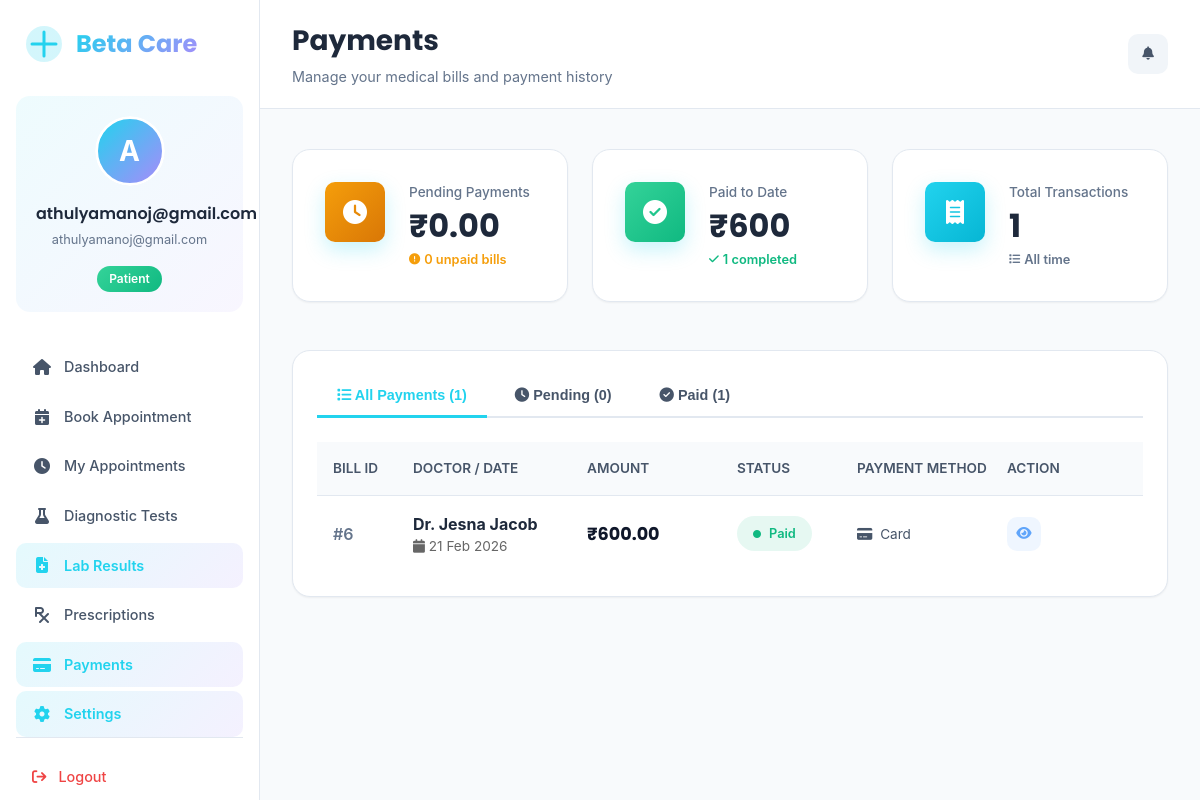
/patient/payments/ (signed in), run on an earlier commit of the app's database.
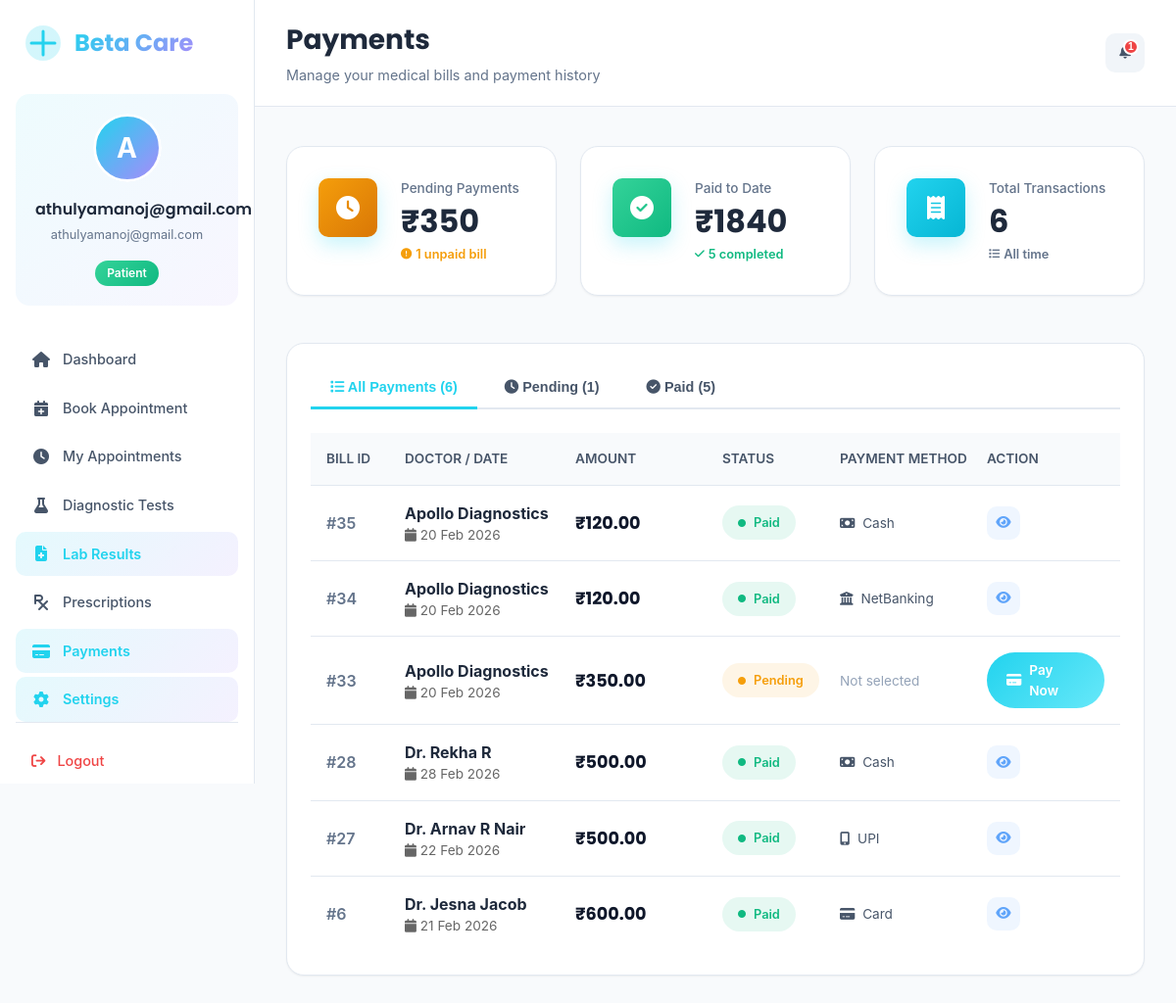
And on a later commit of the database.
### core/models.py (models this page shows, shortened)
class Payment(models.Model):
    PAYMENT_METHODS = [
        ('UPI', 'UPI'),
        ('Card', 'Card'),
        ('Cash', 'Cash'),
        ('NetBanking', 'Net Banking'),
    ]
    PAYMENT_STATUS = [
        ('Paid', 'Paid'),
        ('Pending', 'Pending'),
        ('Failed', 'Failed'),
    ]
    patient = models.ForeignKey(
        'PatientProfile',
        on_delete=models.CASCADE,
        related_name="payments"
    )
    appointment = models.ForeignKey(
        'Appointment',
        on_delete=models.CASCADE,
        related_name="payments",
        null=True,      # ✅ IMPORTANT
        blank=True      # ✅ IMPORTANT
    )
    test_booking = models.ForeignKey(
        'TestBooking',
        on_delete=models.CASCADE,
        null=True,
        blank=True,
        related_name="payments"
    )
    amount = models.DecimalField(max_digits=10, decimal_places=2)
    payment_method = models.CharField(
        max_length=20,
        choices=PAYMENT_METHODS
    )
    payment_status = models.CharField(
        max_length=20,
        choices=PAYMENT_STATUS,
        default="Pending"
    )
    payment_date = models.DateTimeField(auto_now_add=True)
    transaction_id = models.CharField(
        max_length=100,
        blank=True,
        null=True
    )

class Appointment(models.Model):
    STATUS_CHOICES = [
        ('Pending Payment', 'Pending Payment'),  # Initial status when appointment is created
        ('Scheduled', 'Scheduled'),              # After payment is completed
        ('Confirmed', 'Confirmed'),              # Doctor confirmed
        ('Completed', 'Completed'),              # Appointment finished
        ('Cancelled', 'Cancelled'),              # Appointment cancelled
        ('No Show', 'No Show'),                  # Patient didn't show up
    ]
    patient = models.ForeignKey(PatientProfile, on_delete=models.CASCADE)
    doctor = models.ForeignKey(DoctorProfile, on_delete=models.CASCADE)
    appointment_date = models.DateField()
    appointment_time = models.TimeField()
    reason = models.CharField(max_length=255)
    status = models.CharField(
        max_length=20,
        choices=STATUS_CHOICES,
        default="Pending Payment"  # Changed default
    )
    created_at = models.DateTimeField(auto_now_add=True)

class DoctorProfile(models.Model):
    user = models.OneToOneField(User, on_delete=models.CASCADE)
    department = models.CharField(max_length=100)
    specialization = models.CharField(max_length=100)
    license_number = models.CharField(max_length=50, blank=True, default="")
    experience = models.PositiveIntegerField(default=0, help_text="Years of experience")
    consultation_fee = models.DecimalField(
    max_digits=8,
    decimal_places=2,
    default=0.00,  # default value for new and existing rows
    help_text="Fee in INR"
)
    phone = models.CharField(max_length=15)
    bio = models.TextField(blank=True)
    status = models.CharField(max_length=20, default="Active")

class TestBooking(models.Model):
    STATUS_CHOICES = [
        ('Pending Payment', 'Pending Payment'),
        ('Booked', 'Booked'),
        ('Completed', 'Completed'),
        ('Cancelled', 'Cancelled'),
    ]
    patient = models.ForeignKey(PatientProfile, on_delete=models.CASCADE)
    test = models.ForeignKey(DiagnosticTest, on_delete=models.CASCADE)
    lab = models.ForeignKey(Lab, on_delete=models.CASCADE)
    booking_date = models.DateField()
    status = models.CharField(
        max_length=20,
        choices=STATUS_CHOICES,
        default='Pending Payment'
    )
    result_file = models.FileField(upload_to='test_results/', null=True, blank=True)
    result_notes = models.TextField(null=True, blank=True)
    created_at = models.DateTimeField(auto_now_add=True)

class Lab(models.Model):
    STATUS_CHOICES = (
        ('Active', 'Active'),
        ('Inactive', 'Inactive'),
    )
    name = models.CharField(max_length=150)
    address = models.TextField()
    phone = models.CharField(max_length=15)
    status = models.CharField(
        max_length=20,
        choices=STATUS_CHOICES,
        default='Active'
    )
    created_at = models.DateTimeField(auto_now_add=True)

### core/views.py (the view)
# urls.py: path('patient/payments/', views.payments, name='payments'),
@login_required
def payments(request):
    try:
        patient_profile = PatientProfile.objects.get(user=request.user)
    except PatientProfile.DoesNotExist:
        messages.error(request, "Patient profile not found.")
        return redirect('patient_dashboard')
    all_payments = Payment.objects.filter(
        patient=patient_profile
    ).select_related('appointment', 'appointment__doctor', 'appointment__doctor__user').order_by('-payment_date')
    pending_payments = all_payments.filter(payment_status='Pending')
    paid_payments = all_payments.filter(payment_status='Paid')
    failed_payments = all_payments.filter(payment_status='Failed')
    total_pending = pending_payments.aggregate(total=Sum('amount'))['total'] or Decimal('0.00')
    total_paid = paid_payments.aggregate(total=Sum('amount'))['total'] or Decimal('0.00')
    context = {
        'all_payments': all_payments,
        'pending_payments': pending_payments,
        'paid_payments': paid_payments,
        'failed_payments': failed_payments,
        'total_pending': total_pending,
        'total_paid': total_paid,
        'pending_count': pending_payments.count(),
        'paid_count': paid_payments.count(),
    }
    return render(request, 'core/dashboard/payments.html', context)

### core/templates/core/dashboard/payments.html (shortened to what the changed rows need)
{% load static %}
<!DOCTYPE html>
<html lang="en">
<head>
    <link href="https://cdnjs.cloudflare.com/ajax/libs/font-awesome/6.5.0/css/all.min.css" rel="stylesheet">
    <link rel="stylesheet" href="{% static 'core/css/admin.css' %}">
</head>
<body>
    <div class="medical-dashboard">
        <main class="medical-main">
            <header class="medical-header">
                <div class="header-left">
                    <h1 class="page-title" style="font-size:1.75rem;">Payments</h1>
                </div>
                <div class="header-actions">
                    <button class="header-icon-btn">
                        <i class="fa-solid fa-bell"></i>
                        {% if pending_count > 0 %}
                        <span class="notification-badge">{{ pending_count }}</span>
                        {% endif %}
                    </button>
                </div>
            </header>
            <div class="medical-content">
                <div class="stats-grid" style="grid-template-columns: repeat(auto-fit, minmax(250px, 1fr));">
                    <div class="stat-card">
                        <div class="stat-info">
                            <p class="stat-label">Pending Payments</p>
                            <h3 class="stat-value">₹{{ total_pending }}</h3>
                            <p class="stat-change" style="color: var(--warning-yellow);">
                                <i class="fa-solid fa-exclamation-circle"></i>
                                <span>{{ pending_count }} unpaid bill{{ pending_count|pluralize }}</span>
                            </p>
                        </div>
                    </div>
                    <div class="stat-card">
                        <div class="stat-info">
                            <p class="stat-label">Paid to Date</p>
                            <h3 class="stat-value">₹{{ total_paid }}</h3>
                            <p class="stat-change positive">
                                <i class="fa-solid fa-check"></i>
                                <span>{{ paid_count }} completed</span>
                            </p>
                        </div>
                    </div>
                    <div class="stat-card">
                        <div class="stat-info">
                            <p class="stat-label">Total Transactions</p>
                            <h3 class="stat-value">{{ all_payments.count }}</h3>
                            <p class="stat-change" style="color: var(--text-medium);">
                                <i class="fa-solid fa-list"></i>
                                <span>All time</span>
                            </p>
                        </div>
                    </div>
                </div>
                <div class="medical-table-card">
                    <div class="tab-nav">
                        <button class="tab-btn active" onclick="switchTab('all')">
                            <i class="fa-solid fa-list"></i> All Payments ({{ all_payments.count }})
                        </button>
                        <button class="tab-btn" onclick="switchTab('pending')">
                            <i class="fa-solid fa-clock"></i> Pending ({{ pending_count }})
                        </button>
                        <button class="tab-btn" onclick="switchTab('paid')">
                            <i class="fa-solid fa-check-circle"></i> Paid ({{ paid_count }})
                        </button>
                    </div>
                    <div id="tab-all" class="tab-content active">
                        {% if all_payments %}
                        <div>
                            {% for payment in all_payments %}
                            <div class="payment-row">
                                <div style="font-weight:600; color:var(--gray-500);">#{{ payment.id }}</div>
                                <div>
                                        <td>
                                        {% if payment.appointment %}
                                            <div>
                                                <strong>
                                                    Dr. {{ payment.appointment.doctor.user.get_full_name }}
                                                </strong>
                                            </div>
                                            <div style="font-size: 0.85rem; color: #666;">
                                                <i class="fa-solid fa-calendar"></i>
                                                {{ payment.appointment.appointment_date|date:"d M Y" }}
                                            </div>
                                        {% elif payment.test_booking %}
                                            <div>
                                                <strong>
                                                    {{ payment.test_booking.lab.name }}
                                                </strong>
                                            </div>
                                            <div style="font-size: 0.85rem; color: #666;">
                                                <i class="fa-solid fa-calendar"></i>
                                                {{ payment.test_booking.booking_date|date:"d M Y" }}
                                            </div>
                                        {% else %}
                                            <span style="color:red;">No linked record</span>
                                        {% endif %}
                                    </td>
                                </div>
                                <div style="font-family:var(--font-heading); font-size:1.1rem; font-weight:700; color:var(--gray-900);">
                                    ₹{{ payment.amount }}
                                </div>
                                <div>
                                    <span class="status-badge {% if payment.payment_status == 'Paid' %}status-active{% elif payment.payment_status == 'Pending' %}status-pending{% else %}status-inactive{% endif %}">
                                        <i class="fa-solid fa-circle"></i>
                                        {{ payment.payment_status }}
                                    </span>
                                </div>
                                <div style="font-size:0.85rem; color:var(--gray-600);">
                                    {% if payment.payment_method %}
                                        <i class="fa-solid fa-{% if payment.payment_method == 'UPI' %}mobile-alt{% elif payment.payment_method == 'Card' %}credit-card{% elif payment.payment_method == 'Cash' %}money-bill{% else %}building-columns{% endif %}" style="margin-right:4px;"></i>
                                        {{ payment.payment_method }}
                                    {% else %}
                                        <span style="color:var(--gray-400);">Not selected</span>
                                    {% endif %}
                                </div>
                                <div>
                                    {% if payment.payment_status == 'Pending' %}
                                    <a href="{% url 'process_payment' payment.id %}" class="add-btn-small" style="text-decoration:none;">
                                        <i class="fa-solid fa-credit-card"></i> Pay Now
                                    </a>
                                    {% else %}
                                    <a href="{% url 'payment_detail' payment.id %}" class="action-btn view-btn" title="View Receipt">
                                        <i class="fa-solid fa-eye"></i>
                                    </a>
                                    {% endif %}
                                </div>
                            </div>
                            {% endfor %}
                        </div>
                        {% else %}
                        <div style="text-align:center; padding:var(--space-12);">
                            <i class="fa-solid fa-receipt" style="font-size:4rem; color:var(--gray-300); margin-bottom:var(--space-4);"></i>
                            <p style="color:var(--gray-500); font-size:1.1rem;">No payments found</p>
                        </div>
                        {% endif %}
                    </div>
                </div>
            </div>
        </main>
    </div>
</body>
</html>

What changed in the data, as far as the page shows it:
added Payment: id "35", test_booking.lab.name "Apollo Diagnostics", test_booking.booking_date "20 Feb 2026", amount "120.00", payment_status "Paid", payment_method "Cash"
added Payment: id "34", test_booking.lab.name "Apollo Diagnostics", test_booking.booking_date "20 Feb 2026", amount "120.00", payment_status "Paid", payment_method "NetBanking"
added Payment: id "33", test_booking.lab.name "Apollo Diagnostics", test_booking.booking_date "20 Feb 2026", amount "350.00", payment_status "Pending", payment_method "Not selected", shows "Pay Now"
added Payment: id "28", appointment.doctor.user.get_full_name "Rekha R", appointment.appointment_date "28 Feb 2026", amount "500.00", payment_status "Paid", payment_method "Cash"
added Payment: id "27", appointment.doctor.user.get_full_name "Arnav R Nair", appointment.appointment_date "22 Feb 2026", amount "500.00", payment_status "Paid", payment_method "UPI"
Also different on the page:
{{ pending_count }}: (not shown) → "1"
{{ total_pending }}: "0.00" → "350"
{{ pending_count }}: "0" → "1"
{{ total_paid }}: "600" → "1840"
{{ paid_count }}: "1" → "5"
{{ all_payments.count }}: "1" → "6"
